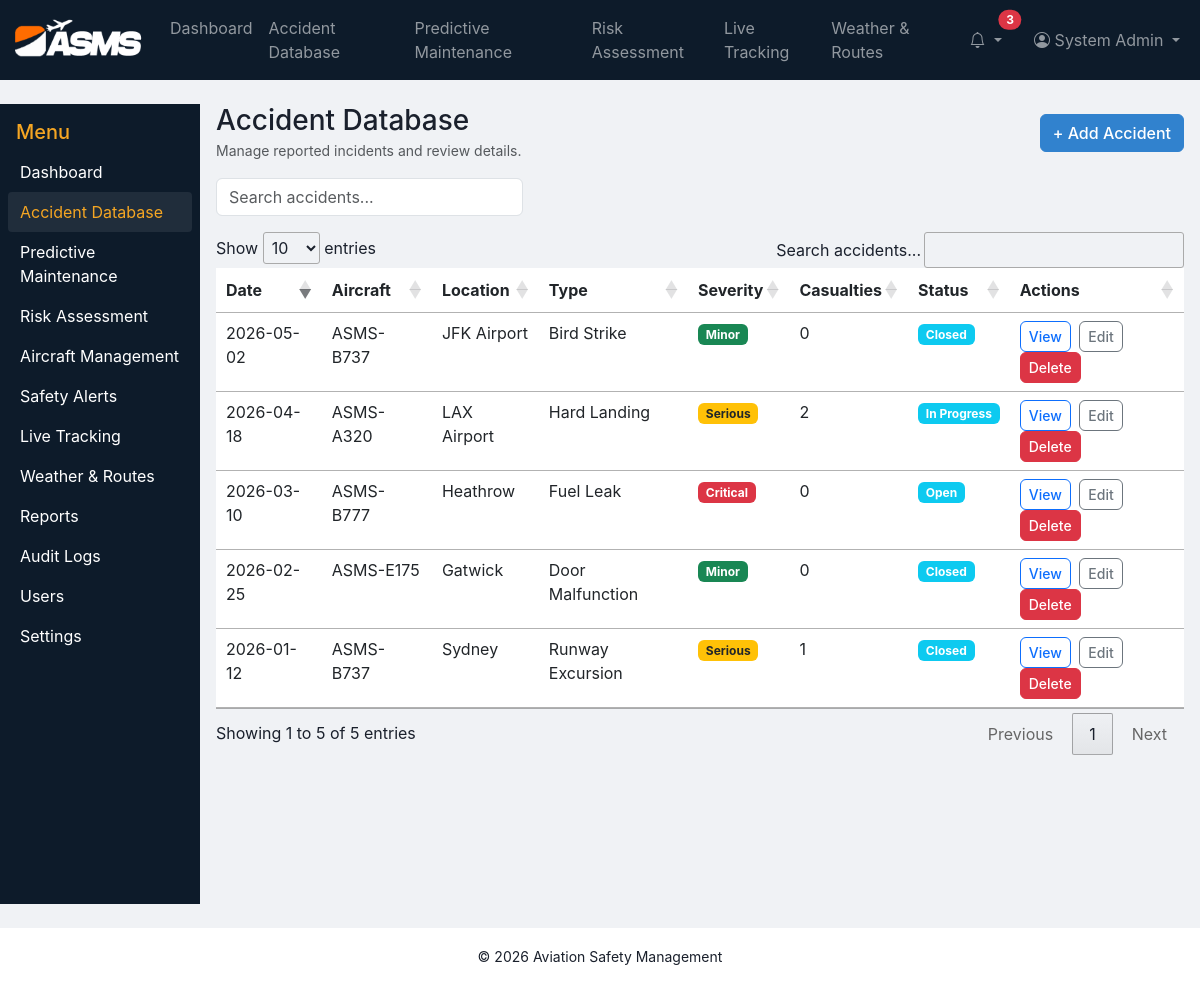
Screenshot of /?page=incidents (signed in) with the database file from the repository.
### tables this page shows
CREATE TABLE incidents (
  id INT AUTO_INCREMENT PRIMARY KEY,
  incident_number VARCHAR(100) NOT NULL UNIQUE,
  aircraft_id INT,
  reported_by INT,
  incident_type VARCHAR(100),
  severity ENUM('Minor','Serious','Critical') DEFAULT 'Minor',
  location VARCHAR(255),
  latitude DECIMAL(10,7) NULL,
  longitude DECIMAL(10,7) NULL,
  date_occurred DATE,
  description TEXT,
  fatalities INT DEFAULT 0,
  injuries INT DEFAULT 0,
  status ENUM('Open','In Progress','Closed') DEFAULT 'Open',
  investigation_notes TEXT,
  created_at TIMESTAMP DEFAULT CURRENT_TIMESTAMP,
  updated_at TIMESTAMP NULL DEFAULT NULL,
  FOREIGN KEY (aircraft_id) REFERENCES aircraft(id) ON DELETE SET NULL,
  FOREIGN KEY (reported_by) REFERENCES users(id) ON DELETE SET NULL
);

CREATE TABLE aircraft (
  id INT AUTO_INCREMENT PRIMARY KEY,
  aircraft_code VARCHAR(50) NOT NULL,
  aircraft_type VARCHAR(100),
  manufacturer VARCHAR(100),
  model VARCHAR(100),
  serial_number VARCHAR(100),
  registration_number VARCHAR(100),
  status VARCHAR(50) DEFAULT 'active',
  created_by INT,
  created_at TIMESTAMP DEFAULT CURRENT_TIMESTAMP,
  updated_at TIMESTAMP NULL DEFAULT NULL,
  FOREIGN KEY (created_by) REFERENCES users(id) ON DELETE SET NULL
);

### controllers/IncidentController.php (called while the page is built, shortened)
<?php
class IncidentController {
    public function index() {
        $db = Database::getInstance()->getConnection();
        $incidents = $db->query('SELECT i.*, a.aircraft_code FROM incidents i LEFT JOIN aircraft a ON a.id=i.aircraft_id ORDER BY date_occurred DESC')->fetchAll();
        require __DIR__ . '/../views/incidents/index.php';
    }
}

### includes/functions.php (called while the page is built, shortened)
<?php
function e($str) {
    return htmlspecialchars($str, ENT_QUOTES, 'UTF-8');
}

### views/incidents/index.php (the view)
<?php require_once __DIR__ . '/../layouts/header.php'; ?>
<?php require_once __DIR__ . '/../layouts/sidebar.php'; ?>
<div class="d-flex justify-content-between align-items-center mb-3">
  <div>
    <h3 class="mb-0">Accident Database</h3>
    <small class="text-muted">Manage reported incidents and review details.</small>
  </div>
  <a class="btn btn-primary" href="?page=incidents&action=create">+ Add Accident</a>
</div>
<div class="row mb-3">
  <div class="col-md-4">
    <input id="incident-search" class="form-control" placeholder="Search accidents...">
  </div>
</div>
<table class="table table-hover" id="incidents-table">
  <thead>
    <tr>
      <th>Date</th>
      <th>Aircraft</th>
      <th>Location</th>
      <th>Type</th>
      <th>Severity</th>
      <th>Casualties</th>
      <th>Status</th>
      <th>Actions</th>
    </tr>
  </thead>
  <tbody>
    <?php foreach($incidents as $inc): ?>
      <tr>
        <td><?php echo e($inc['date_occurred']); ?></td>
        <td><?php echo e($inc['aircraft_code']); ?></td>
        <td><?php echo e($inc['location']); ?></td>
        <td><?php echo e($inc['incident_type']); ?></td>
        <td><span class="badge <?php echo $inc['severity'] === 'Critical' ? 'bg-danger' : ($inc['severity'] === 'Serious' ? 'bg-warning text-dark' : 'bg-success'); ?>"><?php echo e($inc['severity']); ?></span></td>
        <td><?php echo e(($inc['fatalities'] ?? 0) + ($inc['injuries'] ?? 0)); ?></td>
        <td><span class="badge bg-info"><?php echo e($inc['status']); ?></span></td>
        <td>
          <a class="btn btn-sm btn-outline-primary me-1" href="?page=incidents&action=view&id=<?php echo $inc['id']; ?>">View</a>
          <a class="btn btn-sm btn-outline-secondary me-1" href="?page=incidents&action=edit&id=<?php echo $inc['id']; ?>">Edit</a>
          <button class="btn btn-sm btn-danger" onclick="deleteIncident(<?php echo $inc['id']; ?>)">Delete</button>
        </td>
      </tr>
    <?php endforeach; ?>
  </tbody>
</table>
<?php require_once __DIR__ . '/../layouts/footer.php'; ?>

### index.php (shortened to what this page needs)
<?php
$page = $_GET['page'] ?? 'dashboard';
$action = $_GET['action'] ?? 'index';
$controllers = [
    'auth' => 'AuthController',
    'dashboard' => 'DashboardController',
    'aircraft' => 'AircraftController',
    'incidents' => 'IncidentController',
    'risks' => 'RiskController',
    'maintenance' => 'MaintenanceController',
    'alerts' => 'AlertController',
    'reports' => 'ReportController',
    'users' => 'UserController',
    'audit' => 'AuditController',
    'hazards' => 'HazardController',
    'compliance' => 'ComplianceController',
    'settings' => 'SettingsController',
    'map' => 'MapController',
    'weather' => 'WeatherController',
];
$controllerFile = __DIR__ . '/controllers/' . ($controllers[$page] ?? 'DashboardController') . '.php';
if (file_exists($controllerFile)) {
    $class = $controllers[$page] ?? 'DashboardController';
    if (class_exists($class)) {
        $ctrl = new $class();
        if (method_exists($ctrl, $action)) {
            $ctrl->{$action}();
            exit;
        }
    }
}

### views/layouts/header.php (shortened to what this page needs)
<!doctype html>
<html lang="en">
<head>
  <link href="https://cdn.jsdelivr.net/npm/bootstrap@5.3.0/dist/css/bootstrap.min.css" rel="stylesheet">
  <link href="https://cdn.jsdelivr.net/npm/bootstrap-icons@1.10.5/font/bootstrap-icons.css" rel="stylesheet">
  <link rel="stylesheet" href="https://unpkg.com/leaflet@1.9.3/dist/leaflet.css" />
  <link href="<?php echo BASE_URL; ?>/assets/css/style.css" rel="stylesheet">
  <link rel="stylesheet" href="https://cdn.datatables.net/1.13.6/css/jquery.dataTables.min.css">
</head>
<body style="background:#f0f2f5;">
<nav class="navbar navbar-expand-lg navbar-dark navbar-custom">
  <div class="container-fluid">
    <div class="d-flex align-items-center">
      <a class="navbar-brand mb-0" href="<?php echo BASE_URL; ?>">
        <img src="<?php echo BASE_URL; ?>/assets/images/ASMS-main-logo.png" alt="ASMS logo" class="img-fluid" style="max-height:52px; width:auto;">
      </a>
    </div>
    <div class="collapse navbar-collapse" id="navmenu">
      <ul class="navbar-nav me-auto mb-2 mb-lg-0">
        <li class="nav-item"><a class="nav-link" href="?page=dashboard">Dashboard</a></li>
        <li class="nav-item"><a class="nav-link" href="?page=incidents">Accident Database</a></li>
        <li class="nav-item"><a class="nav-link" href="?page=maintenance">Predictive Maintenance</a></li>
        <li class="nav-item"><a class="nav-link" href="?page=risks">Risk Assessment</a></li>
        <li class="nav-item"><a class="nav-link" href="?page=map">Live Tracking</a></li>
        <li class="nav-item"><a class="nav-link" href="?page=weather">Weather & Routes</a></li>
      </ul>
      <ul class="navbar-nav ms-auto">
        <li class="nav-item dropdown me-3">
          <a class="nav-link position-relative dropdown-toggle" href="#" role="button" data-bs-toggle="dropdown" aria-expanded="false">
            <i class="bi bi-bell"></i>
            <span class="position-absolute top-0 start-100 translate-middle badge rounded-pill bg-danger">3</span>
          </a>
        </li>
        <li class="nav-item dropdown">
          <a class="nav-link dropdown-toggle" href="#" role="button" data-bs-toggle="dropdown">
            <i class="bi bi-person-circle"></i>
            <?php echo htmlspecialchars(isset($_SESSION['user']['full_name']) ? $_SESSION['user']['full_name'] : 'User'); ?>
          </a>
        </li>
      </ul>
    </div>
  </div>
</nav>
<div class="container-fluid mt-4" style="padding-left:0;padding-right:0;">

### views/layouts/sidebar.php (shortened to what this page needs)
<?php
$currentPage = $_GET['page'] ?? 'dashboard';
$menuItems = [
    'dashboard' => 'Dashboard',
    'incidents' => 'Accident Database',
    'maintenance' => 'Predictive Maintenance',
    'risks' => 'Risk Assessment',
    'aircraft' => 'Aircraft Management',
    'alerts' => 'Safety Alerts',
    'map' => 'Live Tracking',
    'weather' => 'Weather & Routes',
    'reports' => 'Reports',
    'audit' => 'Audit Logs',
    'users' => 'Users',
    'settings' => 'Settings',
];
?>
<div class="row g-0 flex-nowrap">
  <div class="col-md-2 d-none d-md-block sidebar-container" style="flex:0 0 auto; width:16.667%;">
    <div class="bg-dark text-white sidebar" style="background:#0d1b2a; min-height:100vh; position:sticky; top:0; padding:1rem 0.5rem; margin-left:0;">
      <h5 class="text-warning" style="padding:0 0.5rem;">Menu</h5>
      <ul class="nav flex-column sidebar-nav" style="padding:0;">
        <?php foreach ($menuItems as $key => $label): ?>
          <li class="nav-item">
            <a class="nav-link text-white <?php echo $currentPage === $key ? 'active' : ''; ?>" href="?page=<?php echo $key; ?>"><?php echo $label; ?></a>
          </li>
        <?php endforeach; ?>
      </ul>
    </div>
  </div>
  <div class="col-md-10 content-area">

### views/layouts/footer.php (shortened to what this page needs)
    </div>
  </div>
</div>
<footer class="mt-4 p-3 text-center" style="background:#fff;">
  <small>&copy; <?php echo date('Y'); ?> Aviation Safety Management</small>
</footer>
</body>
</html>

### assets/css/style.css (style rules this page uses)
body { background: #f0f2f5; color:#1a202c; font-family: -apple-system, BlinkMacSystemFont, 'Segoe UI', Roboto, 'Helvetica Neue', Arial, sans-serif; }
.sidebar { position: sticky; top: 1rem; }
.sidebar-nav { padding: 0 !important; margin: 0 !important; }
.sidebar-nav .nav-link { color: #cbd5e1; padding: 0.5rem 0.75rem; margin: 0; border-radius: 4px; transition: all 0.2s ease; }
.sidebar-nav .nav-link.active, .sidebar-nav .nav-link:hover { color: #f5a623 !important; background: rgba(255, 255, 255, 0.08) !important; }
.bg-dark { background: #0d1b2a !important; }
.text-warning { color: #f5a623 !important; }
.sidebar-container { padding: 0; min-height: 100vh; height: 100vh; }
.content-area { padding: 0 1rem; }
.row.g-0 { margin: 0; }
.btn { border-radius: 6px; font-weight: 500; transition: all 0.2s ease; }
.btn-primary { background: #3182ce; border-color: #3182ce; }
.table { border-collapse: collapse; }
.table tbody tr { transition: all 0.2s ease; }

### views/layouts/header.php (style rules this page uses)
.navbar-custom { background-color: #0d1b2a; }

### rows the page displays
incidents: date_occurred "2026-05-02", aircraft.aircraft_code "ASMS-B737", location "JFK Airport", incident_type "Bird Strike", severity "Minor", ($inc['fatalities'] ?? 0) + ($inc['injuries'] ?? 0) "0", status "Closed"
incidents: date_occurred "2026-04-18", aircraft.aircraft_code "ASMS-A320", location "LAX Airport", incident_type "Hard Landing", severity "Serious", ($inc['fatalities'] ?? 0) + ($inc['injuries'] ?? 0) "2", status "In Progress"
incidents: date_occurred "2026-03-10", aircraft.aircraft_code "ASMS-B777", location "Heathrow", incident_type "Fuel Leak", severity "Critical", ($inc['fatalities'] ?? 0) + ($inc['injuries'] ?? 0) "0", status "Open"
incidents: date_occurred "2026-02-25", aircraft.aircraft_code "ASMS-E175", location "Gatwick", incident_type "Door Malfunction", severity "Minor", ($inc['fatalities'] ?? 0) + ($inc['injuries'] ?? 0) "0", status "Closed"
incidents: date_occurred "2026-01-12", aircraft.aircraft_code "ASMS-B737", location "Sydney", incident_type "Runway Excursion", severity "Serious", ($inc['fatalities'] ?? 0) + ($inc['injuries'] ?? 0) "1", status "Closed"

### other values shown
$label "Dashboard"
$label "Accident Database"
$label "Predictive Maintenance"
$label "Risk Assessment"
$label "Aircraft Management"
$label "Safety Alerts"
$label "Live Tracking"
$label "Weather & Routes"
$label "Reports"
$label "Audit Logs"
$label "Users"
$label "Settings"
